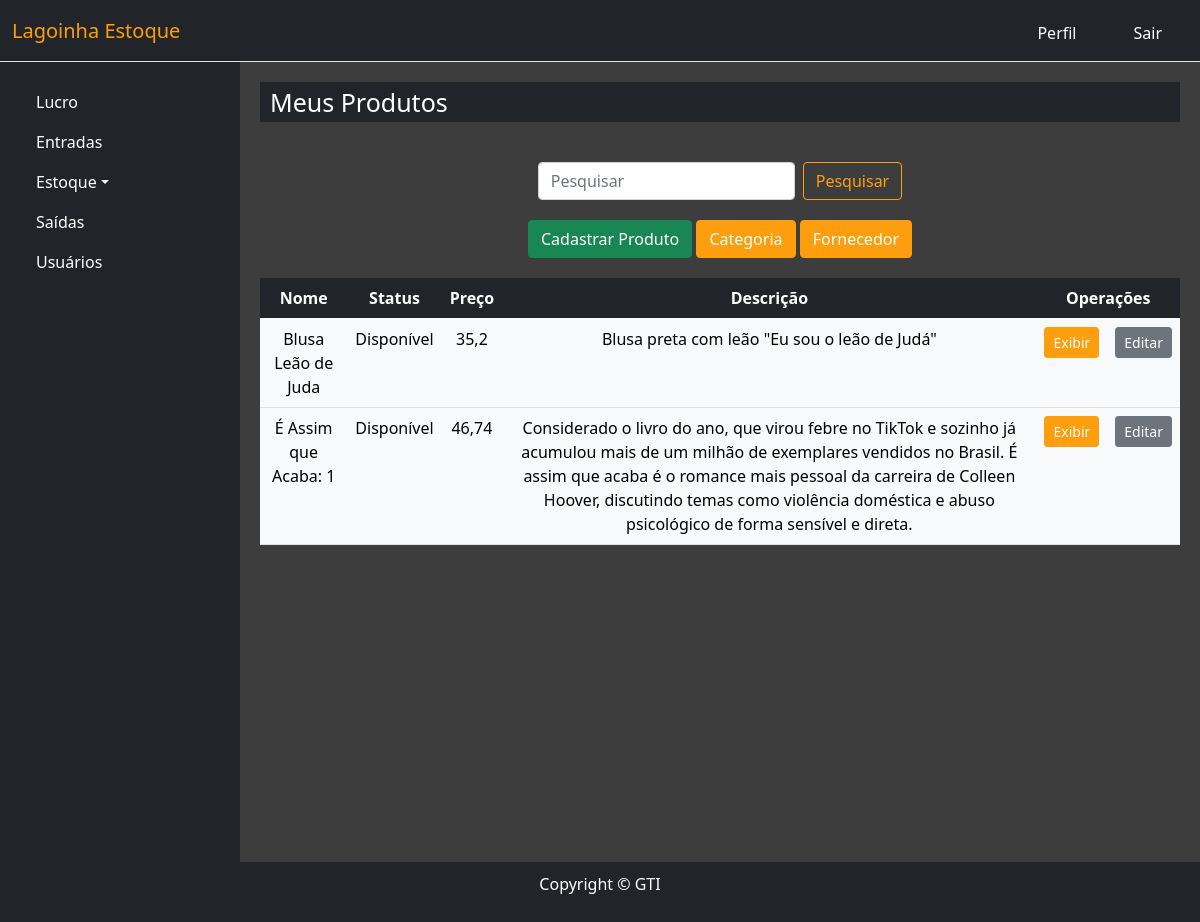
The page /estoque/listar/ (signed in) on the database as committed earlier.
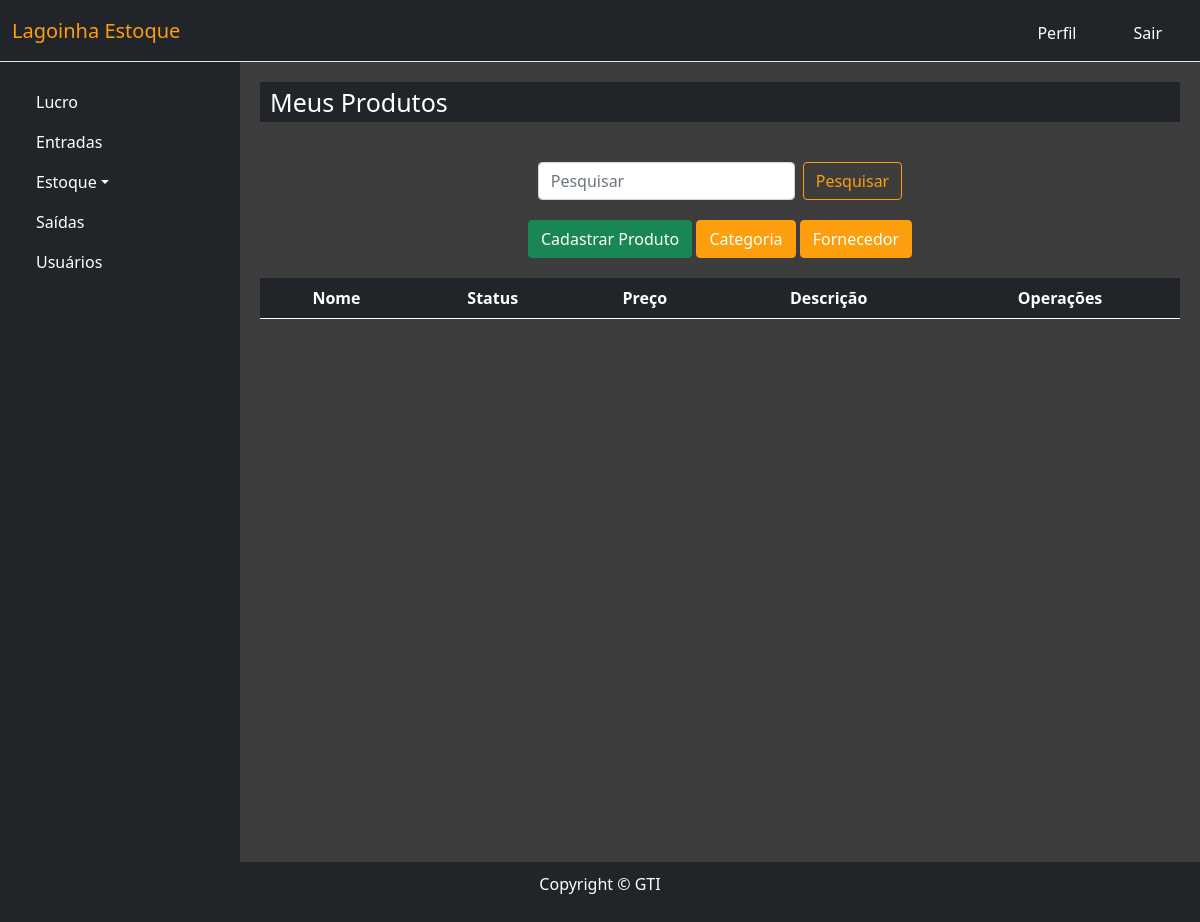
The same page on the database as committed later.
### estoque/models.py (models this page shows, shortened)
class Produto(models.Model):
    nome = models.CharField(max_length=20)
    ncm = models.CharField(max_length=20)
    categoria = models.ForeignKey(
        Categoria, on_delete=models.PROTECT)
    preco = models.FloatField(blank=True)
    precovenda =  models.FloatField(blank=True)
    estoque = models.IntegerField(blank=True) #mudar pra quantidade
    estoquemin = models.IntegerField(blank=True)
    descricao = models.TextField(default='Sem descrição', null=True)
    usuario = models.ForeignKey(
        User, on_delete=models.SET_NULL, null=True
    )
    fornecedor = models.ForeignKey(
        Fornecedor, on_delete=models.SET_NULL, null=True
    )

### estoque/views.py (the view)
# urls.py: path('listar/', views.listaProdutos, name= "listaProdutos"),
@login_required(login_url='login')
def listaProdutos(request): # Listagem de produto
    produtos = Produto.objects.all()
    if request.GET.get('pesquisa'):
        pesq = request.GET.get('pesquisa')
        produtos = produtos.filter(Q(nome__icontains=pesq)).order_by('-id')
    else:
        produtos = Produto.objects.order_by('-id').filter
    contexto = {
        'produtos': produtos,
    }
    return render(request, 'estoque/listaProdutos.html', contexto)

### estoque/templates/estoque/listaProdutos.html (shortened to what this page needs)
{% extends 'base.html' %}
{% load static %}
{%block titulo %}
Meus Produtos
{%endblock titulo %}
{% block conteudo %}
<div class="buscarButtonColuna">
        <div class="buscarButton">
        <form class="row g-2 align-items-center">
                <div class="col-auto">
                        <input type="search" class="form-control mr-sm-2" autocomplete="off"  placeholder="Pesquisar" name="pesquisa">
                </div>
                <div class="col-auto">
                        <button class="btn btn-outline-success" type="submit">Pesquisar</button>
                </div>
        </form>
        </div>
        <div class='buttoncadastrar'>
        <div><a href="{%url 'add_produtos'%}"><button class="btn btn-success" type="button">Cadastrar Produto</button><a/>
            <a href="{% url 'listagem_categorias' %}"><button class="btn btn-primary" type="button">Categoria</button></a>
            <a href="{% url 'listarfornecedor' %}"><button class="btn btn-primary" type="button">Fornecedor</button></a>
        </div>
        </div>
        </div>
        <div class="table-content table-responsive text-center">
                <table class="table table-hover">
                        <thead class="table-dark">
                            <tr>
                                <th>Nome</th>
                                <th>Status</th>
                                <th>Preço</th>
                                <th>Descrição</th>
                                <th colspan="2">Operações</th>
                            </tr>
                        </thead>
                        <tbody class='table-light'>
                            {% for produto in produtos %}
                                <tr>
                                    <td>{{ produto.nome }}</td>
                                    <td>
                                        {% if produto.estoque == 0 %}
                                            Esgotado
                                        {% elif produto.estoque <= produto.estoquemin %}
                                            Disponível (Abaixo da Quantidade Mínima)
                                        {% else %}
                                            Disponível
                                        {% endif %}
                                    </td>
                                    <td>{{ produto.precovenda }}</td>
                                    <td>{{ produto.descricao }}</td>
                                    <td>
                                        {% if produto.fornecedor and produto.fornecedor.id %}
                                            <a href="{% url 'prod_exibir' produto.id produto.fornecedor.id %}">
                                                <button type="button" class="btn btn-primary btn-sm">Exibir</button>
                                            </a>
                                        {% endif %}
                                    </td>
                                    <td><a href="{% url 'editarProdutos' produto.id %}" class="btn btn-secondary btn-sm">Editar</a></td>
                                </tr>
                            {% endfor %}
                        </tbody>
                    </table>
        </div>
{% endblock conteudo %}

### base_templates/base.html (shortened to what this page needs)
<!DOCTYPE html>
{% load static %}
{% load permission_tags %}
<html lang="pt-br">
<head>
    <link rel="stylesheet" href="{% static 'css/style.css' %}">
    <link rel="stylesheet" href="{% static 'css/bootstrap/bootstrap.min.css'%}">
</head>
<body>
    {% include 'nav.html' %}
    <main>
        <div id="ladoEsquerdobase">
            <ul class="nav flex-column">
                <li class="nav-item">
                  <a class="nav-link active" aria-current="page" href="{% url 'lucro'%}">Lucro</a>
                </li>
                <li class="nav-item">
                  <a class="nav-link active" aria-current="page" href="{% url 'entradas'%}">Entradas</a>
                </li>
                <li class="nav-item dropdown">
                  <a class="nav-link dropdown-toggle" data-bs-toggle="dropdown" role="button" aria-expanded="false">Estoque</a>
              </li>
                <li class="nav-item">
                    <a class="nav-link" href="{% url 'saidas'%}">Saídas</a>
                </li>
                {%if user|has_role:"gerente"%}
                <li class="nav-item">
                  <a class="nav-link" href="{% url 'exibiruser'%}">Usuários</a>
              </li>
              {%else%}
              <p></p>
            {% endif %}
              </ul>
        </div>
        <div id="ladoDireitobase">
            <div id="baseDiv">
                <h1>{% block titulo %}{% endblock titulo %}</h1>
            </div>
        {% block conteudo %}
        {% endblock conteudo %}
        </div>
    </main>
    {% include 'footer.html' %}
</body>
</html>

### base_templates/nav.html
{% load static %}
    <nav class="navbar bg-dark border-bottom border-body" data-bs-theme="dark">
        <div class="container-fluid">
          <a href="{% url "home" %}" class="navbar-brand">Lagoinha Estoque</a>
          <form class="d-flex" role="search">
            {% if request.user.is_authenticated %}
            <a href="{% url 'editpropriouser' %}" class="nav-link" id="perfilnav">Perfil</a>
            <a href="{% url 'logout' %}" class="nav-link" id="sairnav">Sair</a>
            {% else %}
            <p></p>
            {% endif %}
          </form>
        </div>
      </nav>

### base_templates/footer.html
<footer>
    <div id="rodape">
    <p>Copyright &copy; GTI</p>
    </div>
</footer>

### base_static/css/style.css (style rules this page uses)
* { padding: 0; margin: 0; box-sizing: border-box; }
body, html { height: auto; margin: 0; width: auto; }
main { display: flex; height: 100%; min-height: 100vh; }
#baseDiv { background-color: #212529; width: 100%; color: white; display: flex; align-items: center; margin-bottom: 5vh; }
#baseDiv h1 { margin: 5px 0 5px 10px; font-size: 25px; display: flex; }
.navbar-brand { color: #FD9E0F !important; }
.btn-outline-success { color: #FD9E0F !important; border-color: #FD9E0F !important; }
.btn-primary { background-color: #FD9E0F !important; border-color: #FD9E0F !important; }
.nav-link { color: white !important; }
#sairnav { margin: 5px 10px 0 25px }
#perfilnav { margin: 5px 0 0 0 !important; }
footer { background-color: #212529; color: white; display: flex; align-items: center; justify-content: center; }
#ladoEsquerdobase { flex: 0 0 20%; background-color: #212529; padding: 20px; box-sizing: border-box; }
#ladoDireitobase { flex: 1; background-color: #3D3D3D; padding: 20px; box-sizing: border-box; }
a { text-decoration: none; }
.buscarButtonColuna { display: flex; flex-direction: column; justify-content: center; align-items: center; padding-bottom: 20px; }
.buttoncadastrar { margin-top: 20px; }
a { text-decoration: none !important; }
#rodape { margin: 10px; }

Rows that differ between the two databases and show on the page:
removed Produto: nome "Blusa Leão de Juda", estoque "Disponível", precovenda "35,2", descricao "Blusa preta com leão \"Eu sou o leão de Judá\"", shows "Exibir"
removed Produto: nome "É Assim que Acaba: 1", estoque "Disponível", precovenda "46,74", descricao "Considerado o livro do ano, que virou febre no TikTok e sozinho já acumulou mais de um milhão de exemplares vendidos no Brasil. É assim que acaba é o romance mais pessoal da carreira de Colleen Hoover, discutindo temas como violência doméstica e abuso psicológico de forma sensível e direta.", shows "Exibir"
